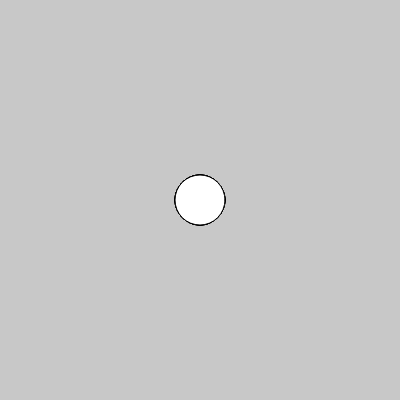
Frame 1 (no input)
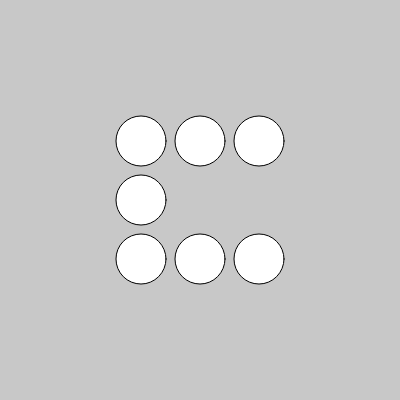
Frame 60 (no input)
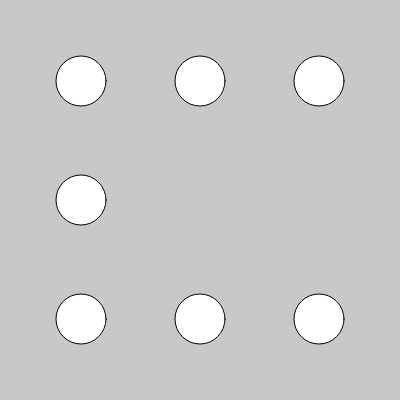
Frame 120 (the mouse pressed at the canvas centre since frame 60)

The p5.js sketch that drew these frames (run headless with seeded random() and noise() and a simulated clock; from frame 60 on, the mouse is pressed at the canvas centre):

// p5.js sketch
// ── sketch.js
// Part 1
let xPosition1 = 200, yPosition1 = 200;

// Part 2
let xPosition2a = 200, yPosition2a = 200; 
let xPosition2b = 200, yPosition2b = 200; 
let xPosition2c = 200, yPosition2c = 200; 

// Part 3
let xPosition3a = 200, yPosition3a = 200; 
let xPosition3b = 200, yPosition3b = 200; 
let xPosition3c = 200, yPosition3c = 200; 
let xPosition3d = 200, yPosition3d = 200; 

function setup() {
  createCanvas(400, 400);
}

function draw() {
  background(200);

  // Part 1
  circle(xPosition1, yPosition1, 50);
  xPosition1 = xPosition1 + 1;

  // Part 2
  circle(xPosition2a, yPosition2a, 50);
  xPosition2a = xPosition2a - 1;

  circle(xPosition2b, yPosition2b, 50);
  yPosition2b = yPosition2b - 1;

  circle(xPosition2c, yPosition2c, 50);
  yPosition2c = yPosition2c + 1;

  // Part 3
  circle(xPosition3a, yPosition3a, 50);
  xPosition3a = xPosition3a - 1;
  yPosition3a = yPosition3a - 1;

  circle(xPosition3b, yPosition3b, 50);
  xPosition3b = xPosition3b + 1;
  yPosition3b = yPosition3b - 1;

  circle(xPosition3c, yPosition3c, 50);
  xPosition3c = xPosition3c - 1;
  yPosition3c = yPosition3c + 1;

  circle(xPosition3d, yPosition3d, 50);
  xPosition3d = xPosition3d + 1;
  yPosition3d = yPosition3d + 1;

  // Part 4
  xPosition1 = xPosition1 + 9;
}
